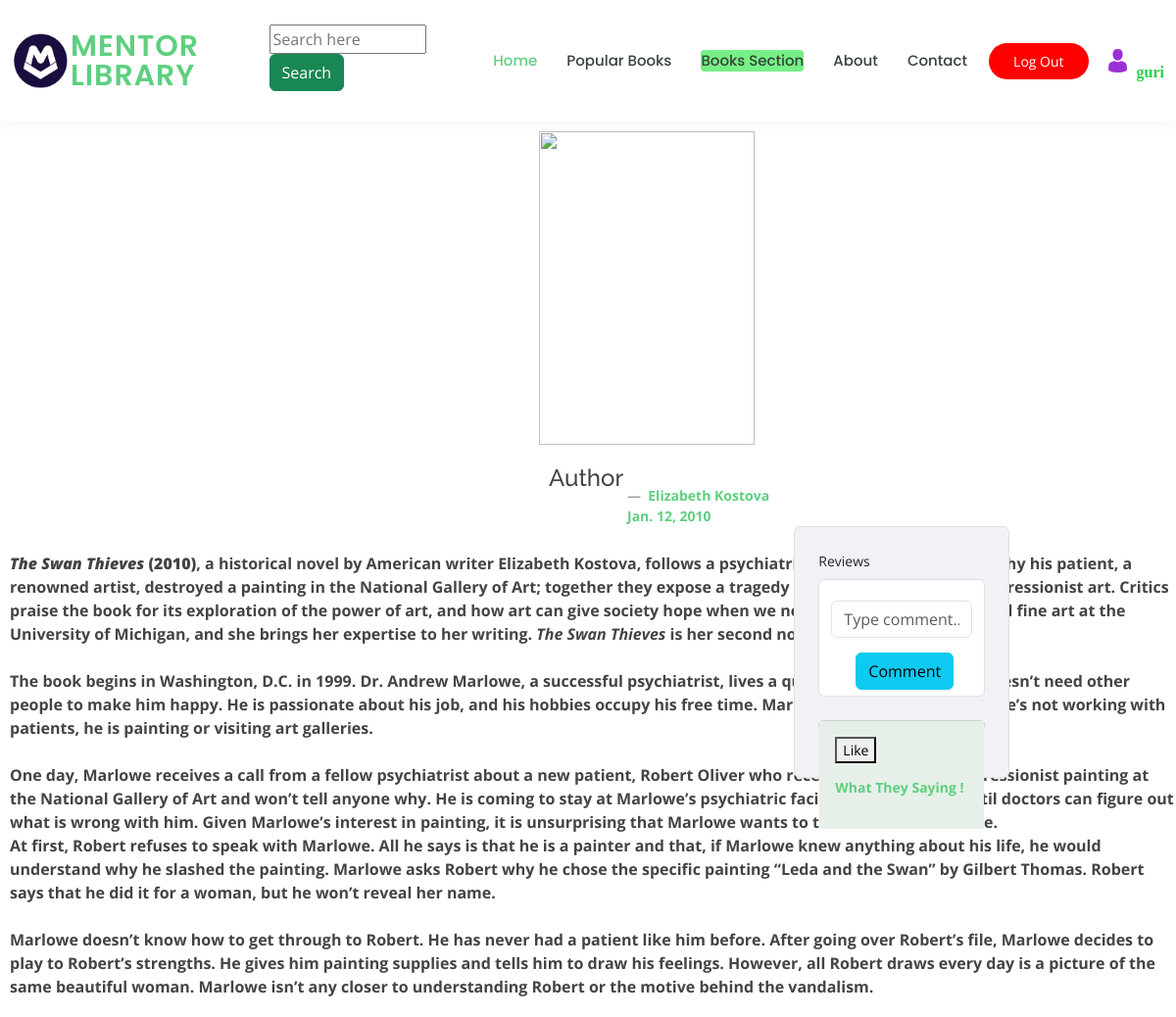
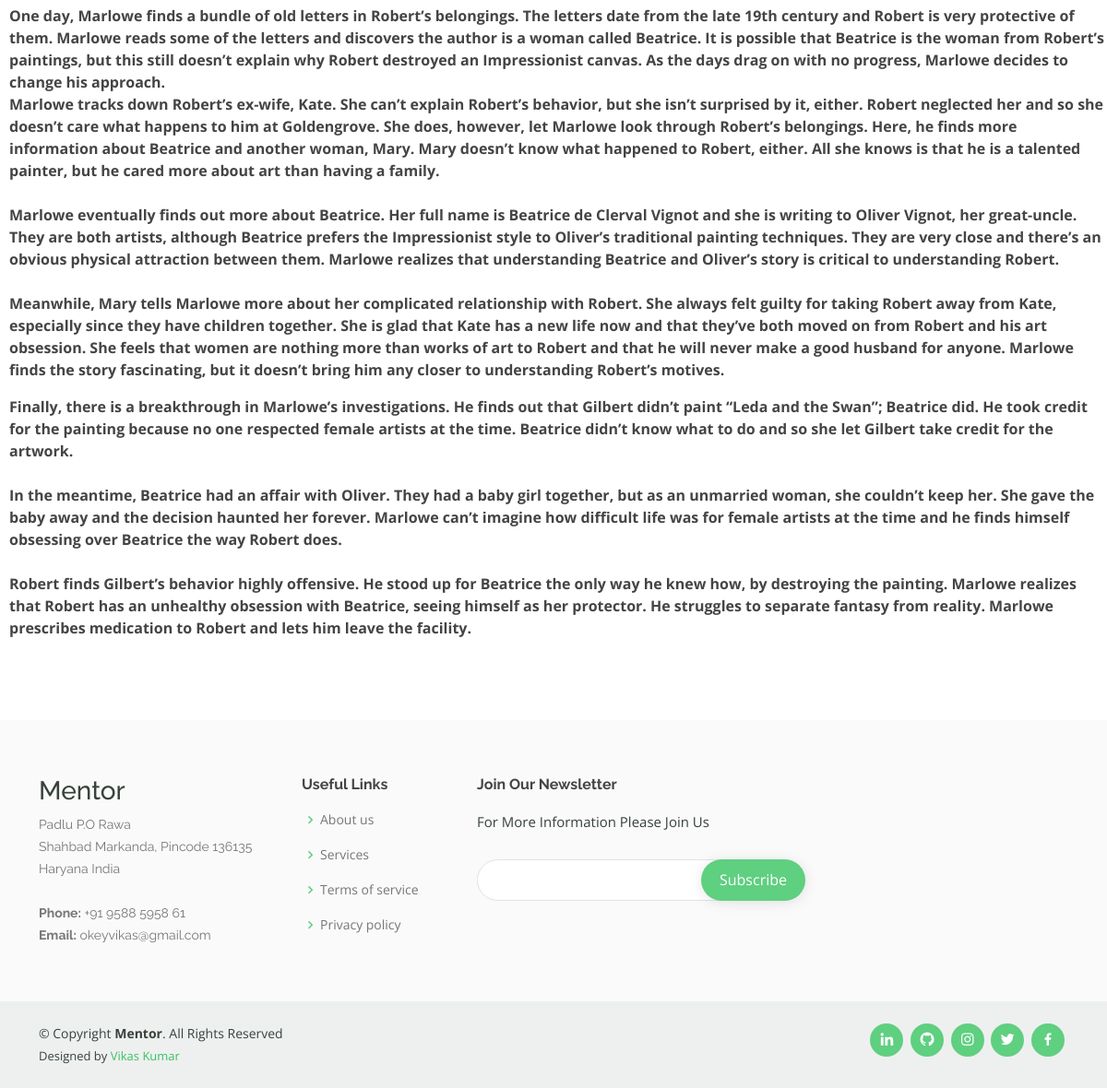
/book_read/6 (signed in), run on the app's committed database (2 pictures, top to bottom).
### libapp/models.py (models this page shows, shortened)
class book_table(models.Model):
    book_type=models.ForeignKey(Category, on_delete=models.CASCADE)
    book_name=models.CharField( max_length=550)
    book_image=CloudinaryField('book_pic')
    Author=models.CharField( max_length=150)
    Publish_date=models.DateField()
    book_content=RichTextField()

### libapp/views.py (the view)
# urls.py: path('book_read/<int:id>', views.book_read , name='book_read'),
@login_required(login_url='login')
def book_read(request,id):
    books = book_table.objects.get(id=id)
    return render(request,"book_content.html",{'books_read':books,
                                               })

### libapp/templates/book_content.html (shortened to what this page needs)
{% extends 'base.html' %}
{% block content %}
<img src="{{books_read.book_image.url}}" alt="" class="col"
style="object-fit: cover;height:320px;width:220px;  margin-top:10px; margin-left:550px; margin-bottom:20px"
alt="...">
  <h4 style="margin-left: 560px;" >Author</h4>
  <figcaption style="margin-left: 640px;" class="blockquote-footer mb-0">
    <strong> <a href="https://en.wikipedia.org/wiki/{{books_read.Author}}">
        {{books_read.Author}} <br>
        {{books_read.Publish_date}}
      </a></strong>
      <div class="row d-flex justify-content-center" id="a1" style="height: 10px;">
        <div class="col-md-8 col-lg-5 mt-6">
          <div class="card shadow-0 border" style="background-color: #f0f2f5;">
            <div class="card-body p-4">
              <div class="form-outline mb-4">
                <label class="form-label" for="addANote">Reviews</label>
                <form action="/comnt" class="form-control" method="post">
                <input style="margin-top: 15px;" type="text" name="comment" class="form-control" placeholder="Type comment..." />
                 <button  class="btn btn-info" style="margin-top: 15px; margin-left: 25px;" type="submit">Comment</button>
              </div>
            <div class="card mb-4" style="height: 10px;">
              <div style="background-color: rgb(230, 240, 232);" class="card-body">
                <form action="/likepost" method="post">
                <button type="button" id="like" onclick="ok()" >Like</button>
                </form>
              <strong><a  href="{% url 'commenter' books_read.id %}"><p  >What They Saying !</p></a></strong>
  </figcaption>
  <div style=" margin-left:10px;">
<strong><p>
  {{books_read.book_content|safe}}
</p></strong>
</div>
{% endblock %}

### libapp/templates/base.html (shortened to what this page needs)
{% load static %}
<!DOCTYPE html>
<html lang="en">
<head>
  <link href="{% static '/assets/vendor/animate.css/animate.min.css' %}" rel="stylesheet">
  <link href="{% static '/assets/vendor/aos/aos.css' %}" rel="stylesheet">
  <link href="{% static '/assets/vendor/bootstrap/css/bootstrap.min.css' %}" rel="stylesheet">
  <link href="{% static '/assets/vendor/bootstrap-icons/bootstrap-icons.css' %}" rel="stylesheet">
  <link href="{% static '/assets/vendor/boxicons/css/boxicons.min.css' %}" rel="stylesheet">
  <link href="{% static 'assets/vendor/remixicon/remixicon.css' %}" rel="stylesheet">
  <link href="{% static '/assets/vendor/swiper/swiper-bundle.min.css' %}" rel="stylesheet">
  <link href="{% static '/assets/css/style.css' %}" rel="stylesheet">
</head>
<body>
  <header id="header" class="">
    <div class="container-fluid d-flex align-items-center">
      <a href=""><img width="60px" src="{% static '/assets/img/logo.png' %}" alt="net issue" srcset=""></a>
      <h1 class="logo me-auto"><a href="{% url 'home'%}">Mentor Library</a></h1>
      <div style="margin-top: 10px;" class="box">
        <form method="post" action="{% url 'search' %}"  >
        <input type="text"  style="width: 10pc;" placeholder="Search here"
          name="search" ><button class="btn btn-success" style="margin-right: 25px;" type="submit">Search</button>
        </form>
    </div>
      <nav id="navbar" class="navbar order-last order-lg-0">
        <ul>
          <li><a class="active" href="{% url 'home' %}">Home</a></li>
          <li><a href="{% url 'courses' %}">Popular Books</a></li>
          <li class="dropdown"><a href="#"><span style="background-color: rgb(118, 240, 134); border-radius:4px  "  >Books Section
          <li><a  href="{% url 'about'%}">About</a></li>
          <li><a href="{% url 'contact_user'%}">Contact</a></li>
        </ul>
      </nav>
      <a href="{% url 'logout' %}" style="background-color: Red;"  class="get-started-btn">Log Out</a  >
        <a  href="{% url 'profile_update' %}"> <img  style="margin-left: 20px;" src="{% static '/assets/img/user.png' %}"></a>  <br>
        <strong style="font-family: 'Times New Roman', Times, serif; color:rgb(37, 209, 74); margin-left: 10px ;
        " > <br>{{user}}</strong>
      </div>
    </header >
{% block content %}
{% endblock  %}
{% include 'footer.html' %}
</body>
</html>

### libapp/static/assets/css/style.css (style rules this page uses)
body { font-family: "Open Sans", sans-serif; color: #444444; }
a { color: #5fcf80; text-decoration: none; }
h1, h2, h3, h4, h5, h6 { font-family: "Raleway", sans-serif; }
#header { background: #fff; transition: all 0.5s; z-index: 997; padding: 15px 0; box-shadow: 0px 0 18px rgba(55, 66, 59, 0.08); }
#header .logo { font-size: 30px; margin: 0; padding: 0; line-height: 1; font-weight: 600; letter-spacing: 1px; text-transform: uppercase; font-family: "Poppins", sans-serif; }
#header .logo a { color: #5fcf80; }
.get-started-btn { margin-left: 22px; background: #5fcf80; color: #fff; border-radius: 50px; padding: 8px 25px; white-space: nowrap; transition: 0.3s; font-size: 14px; display: inline-block; }
.navbar { padding: 0; }
.navbar ul { margin: 0; padding: 0; display: flex; list-style: none; align-items: center; }
.navbar li { position: relative; }
.navbar a, .navbar a:focus { display: flex; align-items: center; justify-content: space-between; padding: 10px 0 10px 30px; font-family: "Poppins", sans-serif; font-size: 15px; font-weight: 500; color: #37423b; white-space: nowrap; transition: 0.3s; }
.navbar a:hover, .navbar .active, .navbar .active:focus, .navbar li:hover>a { color: #5fcf80; }
.navbar .dropdown ul a { padding: 10px 20px; font-size: 14px; text-transform: none; font-weight: 500; }

### data on the page
book_table: Author "Elizabeth Kostova", Publish_date "Jan. 12, 2010", book_content "The Swan Thieves (2010) , a historical novel by American writer Elizabeth Kostova, follows a psychiatrist who must understand why his patient, a renowned artist, destroyed a painting in the National Gallery of Art; together they expose a tragedy at the center of French Impressionist art. Critics praise the book for its exploration of the power of art, and how art can give society hope when we need it most. Kostova studied fine art at the University of Michigan, and she brings her expertise to her writing. The Swan Thieves is her second novel. The book begins in Washington, D.C. in 1999. Dr. Andrew Marlowe, a successful psychiatrist, lives a quiet and solitary life. He doesn’t need other…"

### other printed values
{{ user }} "guri"
